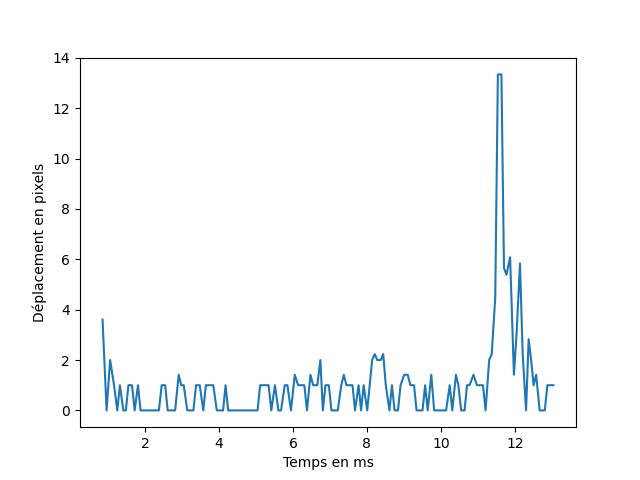
#> input picture main.png, 640 x 480 px
$ python d.py
#> lines starting #> are read from the running program, lines starting #| are printed output that depends on the picture
from PIL import Image


cerveau = Image.open("main.png").convert("RGB")

cerveau_contraste = cerveau.point(lambda i : (i-140)*255/(150-140))
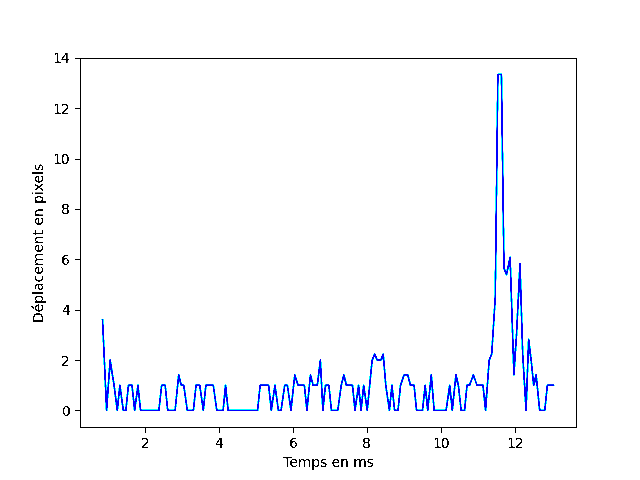
#> cerveau_contraste: PIL image 640x480 RGB; mean R, G, B 247.4, 248.8, 252.4

#cerveau_contraste.show()

#lambda i : (i-MIN)/(MAX - MIN)*255 #MIN = 30

#effacer le bruit :
def FiltrageMedian(cerveau_contraste, nbrFiltre):
#> called with nbrFiltre = 1
    cerveau_contraste=cerveau_contraste.convert("RGB") #je veux reprendre l'image modifiée
    (l, h) = cerveau_contraste.size #CR2ER IMAGE BLANC
#> l = 640; h = 480

    nbr=0
    cerveau_contrasteFinale=Image.new('RGB' ,(l,h))
#> cerveau_contrasteFinale: PIL image 640x480 RGB; every value is 0
    #Création d'une seconde image de même taille que l'image de départ
    while nbr<nbrFiltre:

        for y in range(1,h-1):
            for x in range(1,l-1):

                matriceR= [] #TOUTES LES VALEURS DE ROUGE DES DIFF ¨PIXELS
                matriceV=[]
                matriceB=[]
                for ybis in range(y-1,y+2):
                   for xbis in range(x-1,x+2):
                     r,v,b=cerveau_contraste.getpixel((xbis,ybis))
                     matriceR.append(r)
                     matriceV.append(v)
                     matriceB.append(b)

                matriceR.sort() #ORDRE CROISSANT
                matriceV.sort()
                matriceB.sort()

                cerveau_contrasteFinale.putpixel((x,y),(matriceR[4],matriceV[4],matriceB[4])) #pour effectuer la médiane
        cerveau_contraste=cerveau_contrasteFinale
        nbr+=1

        cerveau_contrasteFinale.show()
#> this loop made 1 pass
#> pass 1, in FiltrageMedian, `cerveau_contraste=cerveau_contrasteFinale`:
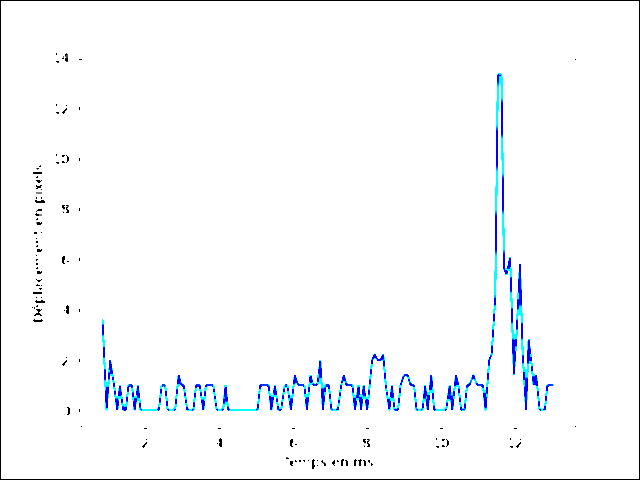
#> cerveau_contraste: PIL image 640x480 RGB; mean R, G, B 247.3, 249.7, 252.5
#> after the loop, nbr = 1
FiltrageMedian(cerveau_contraste,1)
